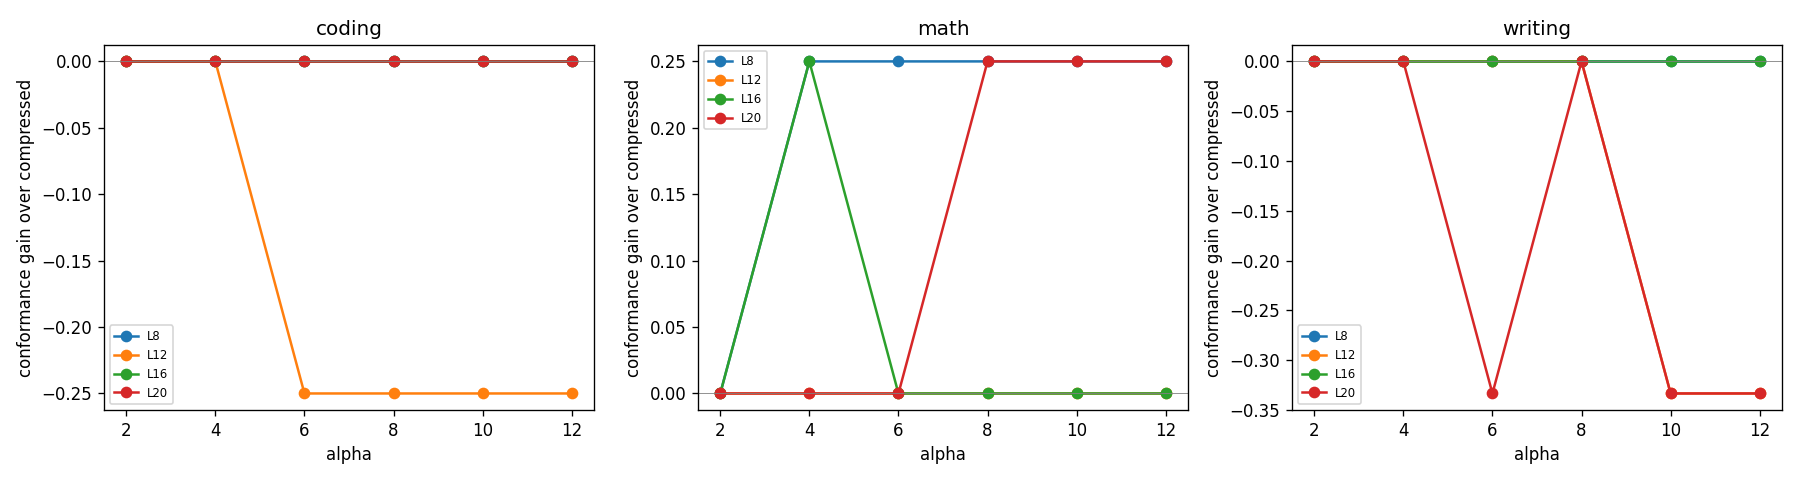

Source code (Python):
"""Hyperparameter sweep for the primer: alpha x inject-layer, scored on the VAL
split (never train, never test). For each candidate we extract a primer AT that
layer and inject it AT that layer with that alpha, then measure how far it lifts
conformance over the `compressed` baseline and how much content it costs.

Selection rule (per domain and overall): maximise conformance gain over
compressed subject to content not dropping by more than cfg.content_tolerance.
This is the proper ML hygiene step — pick on val, then run.py reports on test.

Writes sweep.json (full grid) and prints a table. A matplotlib plot is emitted
only if the library is available; otherwise it is skipped silently.
"""
import json

from config import Config
from model import HookedLM
from primers import extract_primer
from compress import compress_context
from metrics import score_content, score_conformance
import suite
from run import build_prompt, extraction_pairs


def _eval_split(lm, domain, summary, split, primers):
    """Mean content/conformance over `split` tasks for one arm (primers or None)."""
    tasks = suite.tasks_for(domain, split)
    cs, fs = [], []
    for t in tasks:
        ids = lm.render(None, build_prompt(domain, t["instruction"], summary))
        gen = lm.generate(ids, primers=primers)
        cs.append(score_content(domain, gen, t["content"]))
        fs.append(score_conformance(domain, gen)[0])
    n = max(len(tasks), 1)
    return sum(cs) / n, sum(fs) / n


def main():
    cfg = Config()
    lm = HookedLM(cfg)
    grid = []          # every (domain, layer, alpha) cell
    selections = {}    # best cell per domain

    for domain in cfg.domains:
        info = suite.DOMAINS[domain]
        print(f"\n###### SWEEP DOMAIN: {domain} ######")
        summary = compress_context(lm, info["session"], cfg.compress_ratio)
        pairs = extraction_pairs(cfg, domain, summary)

        base_c, base_f = _eval_split(lm, domain, summary, "val", None)
        print(f"  compressed baseline (val): content={base_c:.2f} "
              f"conformance={base_f:.2f}")

        best = None
        for layer in cfg.sweep_layers:
            direction = extract_primer(lm, pairs, layer)
            for alpha in cfg.sweep_alphas:
                primers = [(layer, direction, float(alpha))]
                c, fconf = _eval_split(lm, domain, summary, "val", primers)
                cell = dict(domain=domain, layer=layer, alpha=float(alpha),
                            content=c, conformance=fconf,
                            conf_gain=fconf - base_f, content_delta=c - base_c)
                grid.append(cell)
                ok = cell["content_delta"] >= -cfg.content_tolerance
                flag = "" if ok else "  (content drop too big)"
                print(f"  layer={layer:>2} alpha={alpha:>4.1f} | "
                      f"content={c:.2f} ({cell['content_delta']:+.2f}) "
                      f"conformance={fconf:.2f} (gain {cell['conf_gain']:+.2f}){flag}")
                if ok and (best is None or cell["conf_gain"] > best["conf_gain"]):
                    best = cell
        selections[domain] = best
        if best:
            print(f"  -> selected layer={best['layer']} alpha={best['alpha']} "
                  f"(conf gain {best['conf_gain']:+.2f}, content "
                  f"{best['content_delta']:+.2f})")
        else:
            print("  -> no cell kept content within tolerance")

    with open("sweep.json", "w") as f:
        json.dump(dict(grid=grid, selections=selections,
                       config=cfg.__dict__), f, indent=2)
    print("\nWrote sweep.json")
    print("Selected (per domain) layer/alpha:")
    for d, b in selections.items():
        if b:
            print(f"  {d:>8}: layer={b['layer']} alpha={b['alpha']} "
                  f"conf_gain={b['conf_gain']:+.2f}")
    _maybe_plot(grid)


def _maybe_plot(grid):
    try:
        import matplotlib
        matplotlib.use("Agg")
        import matplotlib.pyplot as plt
    except Exception:
        return
    domains = sorted({c["domain"] for c in grid})
    fig, axes = plt.subplots(1, len(domains), figsize=(5 * len(domains), 4),
                             squeeze=False)
    for ax, domain in zip(axes[0], domains):
        cells = [c for c in grid if c["domain"] == domain]
        for layer in sorted({c["layer"] for c in cells}):
            pts = sorted((c for c in cells if c["layer"] == layer),
                         key=lambda c: c["alpha"])
            ax.plot([c["alpha"] for c in pts],
                    [c["conf_gain"] for c in pts], marker="o", label=f"L{layer}")
        ax.axhline(0, color="grey", lw=0.5)
        ax.set_title(domain)
        ax.set_xlabel("alpha")
        ax.set_ylabel("conformance gain over compressed")
        ax.legend(fontsize=7)
    fig.tight_layout()
    fig.savefig("sweep.png", dpi=120)
    print("Wrote sweep.png")


if __name__ == "__main__":
    main()
